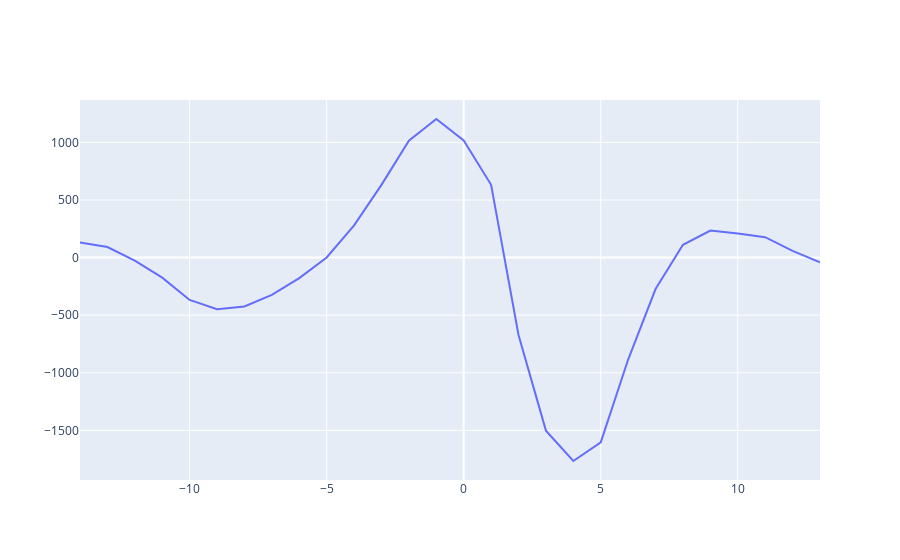

Here is the notebook cell this chart was saved with:
### Code cell
cross_Cor = np.correlate(omega_hat, chase_df.loc[:,'error_theta'], mode='full')
x_Axis = np.arange(-len(omega_hat), len(omega_hat), 1)
fig = go.Figure(data=go.Scatter(x = x_Axis, y=cross_Cor))
fig.show()
fig.write_html("../dataFolders/MuscaChasingMusca/Sampled100fps_Figures/Chase_relationships/" + name + "theta_cross_cor.html")

### Figure 1 — Plotly figure (JSON) as saved in the notebook; plotly's stock layout.template omitted (floating-point values rounded to 4 significant figures)
{"data": [{"type": "scatter", "x": [-14, -13, -12, -11, -10, -9, -8, -7, -6, -5, -4, -3, -2, -1, 0, 1, 2, 3, 4, 5, 6, 7, 8, 9, 10, 11, 12, 13], "y": [131.8, 91.7, -27.2, -174.0, -367.7, -448.5, -424.2, -323.3, -177.7, 0.9682, 279.8, 631.4, 1015.0, 1203.0, 1018.0, 631.9, -672.7, -1503.0, -1766.0, -1605.0, -885.2, -273.3, 111.0, 234.9, 208.9, 177.3, 58.84, -40.46, -96.3]}], "layout": {}}
